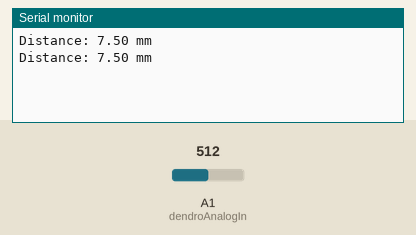
The sketch below on a simulated Arduino Zero (SAMD21). On the bench: the last lines printed to the serial monitor. Inputs (shaded band) come from the test bench; at power-on: A1 (dendroAnalogIn) = 512 (analog values on the 0–1023 scale).

Above: at 1.3 s.
1.4 s: A1 (dendroAnalogIn) set to 716
At 1.9 s:
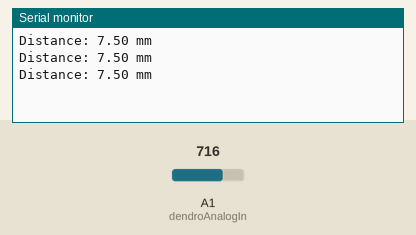
2.9 s: A1 (dendroAnalogIn) set to 900
At 3.4 s:
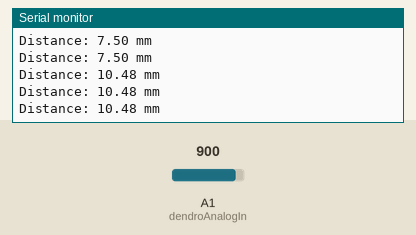
Timing chart, 0 to 5.9 s (numbered marks = the images above; inputs shaded):
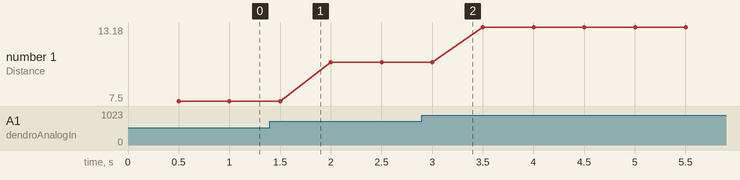

Measured:
- plotted number 1: 7.5 → 10.48 after the input at 1.4 s, 10.48 → 13.18 after the input at 2.9 s

The sketch:

Dendrometer.ino
```cpp
// dendrometer initialisation
#define dendroAnalogIn A1 // input pin for the dendrometer
int adcValDendro = 0;  // variable to store the value coming from the sensor
float distDendro;
float divider = 100000;

float readDendro(){

  adcValDendro = analogRead(dendroAnalogIn); // read dendrometer input
  delay(500);
  distDendro = (adcValDendro * 366 /divider); // calculate dendrometer distance in mm
  //Serial.println ();
  //Serial.print ("ADC: ");
  //Serial.println (adcValDendro);
  //Serial.print ("Distance: ");
  //Serial.print (distDendro,2);
  //Serial.println(" mm");

  return distDendro;

}

void printAll(){

  Serial.print ("Distance: ");
  Serial.print (distDendro,2);
  Serial.println(" mm");

}

void setup() {
   Serial.begin(9600);
   /* Setting analog read resolution to 12 bit */
   analogReadResolution(12);
}

void loop() {

  distDendro = readDendro();

  printAll();

}
```
